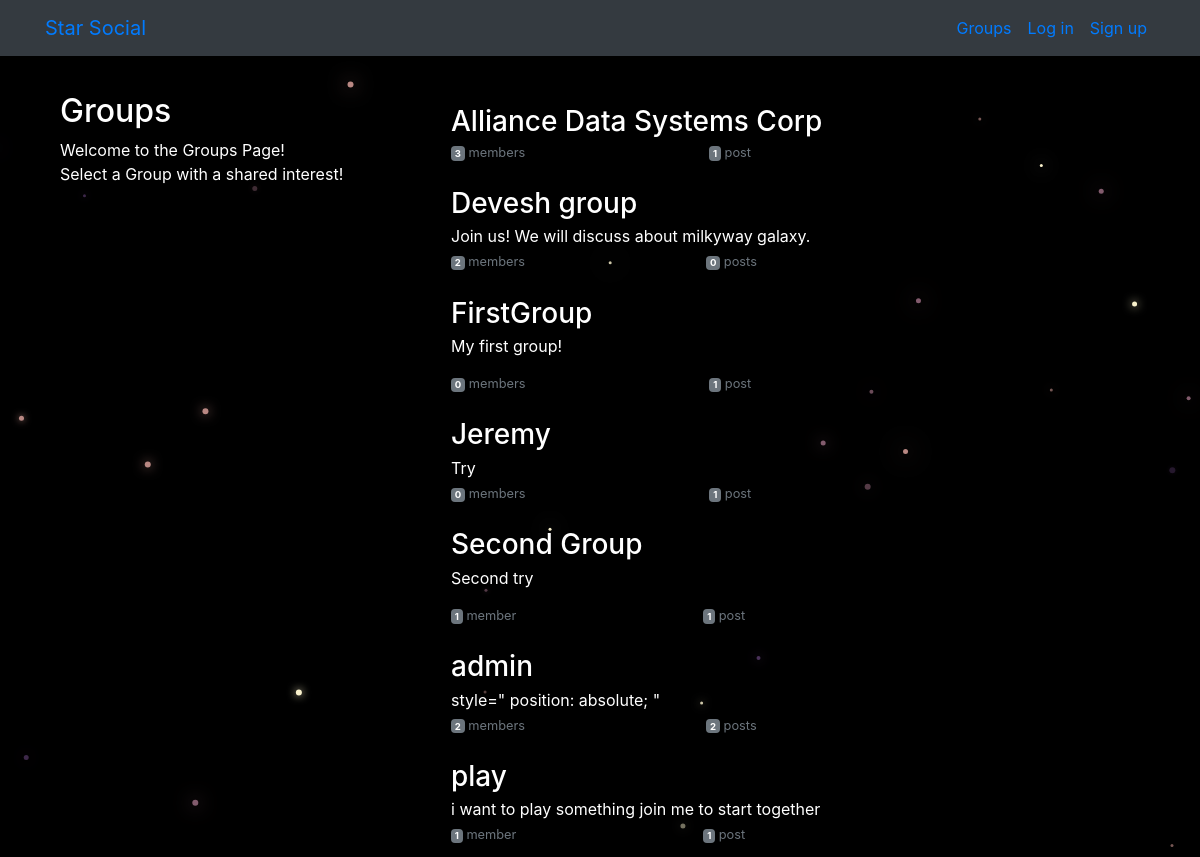
The app's page /groups/ with its own data.
### groups/models.py (models this page shows, shortened)
class Group(models.Model):
    name = models.CharField(max_length=255, unique=True)
    slug = models.SlugField(allow_unicode=True, unique=True)
    description = models.TextField(blank=True, default='')
    description_html = models.TextField(editable=False, default='', blank=True)
    members = models.ManyToManyField(User,through="GroupMember")
    class Meta:
        ordering = ["name"]

### groups/views.py (the view)
# urls.py: path('', views.ListGroups.as_view(), name="all"),
class ListGroups(generic.ListView, generic.RedirectView):
    model = Group

### groups/templates/groups/group_list.html (shortened to what this page needs)
{% extends "groups/group_base.html" %}
{% block pregroup %}
<div class="col-md-4">
	<div class="content">
			<h2>Groups</h2>
			<p>Welcome to the Groups Page! <br>Select a Group with a shared interest!</p>
	</div>
</div>
{% endblock %}
{% block group_content %}
<div class="col-md-8">
	<div class="list-group">
		{% for group in object_list %}
		<a href="{% url 'groups:single' slug=group.slug %}"
		class="list-group-item list-group-item-action flex-column align-items-start group-list">
			<h3 class="mb-1">{{ group.name }}</h3>
			<p class="mb-1">{{ group.description_html|safe }}</p>
			<div class="d-flex w-40 justify-content-between">
				<small class="text-muted"><span class="badge badge-secondary">
					{{ group.members.count }}</span> member{{ group.members.count|pluralize }}</small>
				<small class="text-muted"><span class="badge badge-secondary">
					{{ group.posts.count }}</span> post{{ group.posts.count|pluralize }}</small>
			</div>
		</a>
		{% endfor %}
	</div>
</div>
{% endblock %}

### groups/templates/groups/group_base.html (shortened to what this page needs)
{% extends "base.html" %}
{% block content %}
<div class="container">
  <div class="row">
    {% block pregroup %}{% endblock %}
    {% block group_content %}{% endblock %}
  </div>
</div>
{% endblock %}

### templates/base.html (shortened to what this page needs)
<!DOCTYPE html>
{% load static %}
<html>
  <head>
    <link rel="stylesheet" href="https://stackpath.bootstrapcdn.com/bootstrap/4.1.3/css/bootstrap.min.css"
>
    <link href="https://maxcdn.bootstrapcdn.com/font-awesome/4.7.0/css/font-awesome.min.css" rel="stylesheet">
    <link rel="stylesheet" href="{% static 'simplesocial/css/master.css'%}">
    <link rel="stylesheet" href="{% static 'css/master.css'%}">
  </head>
  <body style="overflow-y: visible;">
    <nav class="navbar navbar-expand-lg bg-dark mynav" role="navigation" id="navbar">
      <div class="container">
        <div class="navbar-nav align-items-center">
          <a class="navbar-brand mynav" href="{% url 'home' %}">Star Social</a>
        </div>
        <div class="navbar-nav ml-auto">
          {% if user.is_authenticated %}
            <a class="nav-item nav-link" href="{% url 'posts:create' %}" class="btn btn-simple">Post</a>
            <a class="nav-item nav-link" href="{% url 'posts:all' %}" class="btn btn-simple">All Post</a>
            <a class="nav-item nav-link" href="{% url 'groups:all' %}" class="btn btn-simple">Groups</a>
            <a class="nav-item nav-link" href="{% url 'groups:create' %}" class="btn btn-simple">Create Group</a>
            <a class="nav-item nav-link" href="{% url 'accounts:logout' %}" class="btn btn-simple">Log out</a>
          {% else %}
            <a class="nav-item nav-link" href="{% url 'groups:all' %}"class="btn btn-simple">Groups</a>
            <a class="nav-item nav-link" href="{% url 'accounts:login' %}" class="btn btn-simple">Log in</a>
            <a class="nav-item nav-link" href="{% url 'accounts:signup' %}" class="btn btn-simple">Sign up</a>
          {% endif %}
        </div>
      </div>
    </nav>
    <canvas id="canvas" style="position: absolute; z-index: -1; overflow: visible;"></canvas>
    <div class="container mycontent" style=" margin-top: 3%;">
      {% block content %}
      {% endblock %}
    </div>
  </body>
</html>

### static/simplesocial/css/master.css (style rules this page uses)
body { margin: 0; overflow-x: hidden; background-color: black; color:white; }

### static/css/master.css (style rules this page uses)
h3,p { background: transparent; color: white; }
.group-list { background: transparent; color: black; }

### records on screen
Group: name "Alliance Data Systems Corp", members.count "3", posts.count "1"
Group: name "Devesh group", description_html "Join us! We will discuss about milkyway galaxy.", members.count "2", posts.count "0"
Group: name "FirstGroup", description_html "My first group!", members.count "0", posts.count "1"
Group: name "Jeremy", description_html "Try", members.count "0", posts.count "1"
Group: name "Second Group", description_html "Second try", members.count "1", posts.count "1"
Group: name "admin", description_html "style=\" position: absolute; \"", members.count "2", posts.count "2"
Group: name "play", description_html "i want to play something join me to start together", members.count "1", posts.count "1"
